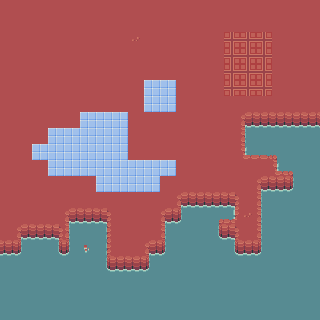

Rendered tile map (Tiled .tmx) drawn with the repository's tilesets; below, a short description and the full map source, tile grids included:
An orthogonal 20x20 tile map with 16x16 px tiles, 1 tile layer (background).

<map version="1.0" orientation="orthogonal" renderorder="right-down" width="20" height="20" tilewidth="16" tileheight="16" nextobjectid="1">
 <tileset firstgid="1" name="ground" tilewidth="16" tileheight="16" tilecount="18" columns="6">
  <image source="../static/img/ground.png" width="96" height="48" />
  <terraintypes>
   <terrain name="water" tile="-1" />
   <terrain name="ground" tile="-1" />
  </terraintypes>
  <tile id="0" terrain="0,0,0,1" />
  <tile id="1" terrain="0,0,1,1" />
  <tile id="2" terrain="0,0,1,0" />
  <tile id="3" terrain="1,1,1,0" />
  <tile id="4" terrain="1,1,0,1" />
  <tile id="5" terrain="0,0,0,0" />
  <tile id="6" terrain="0,1,0,1" />
  <tile id="7" terrain="1,1,1,1">
   <properties>
    <property name="buildable" type="bool" value="true" />
   </properties>
  </tile>
  <tile id="8" terrain="1,0,1,0" />
  <tile id="9" terrain="1,0,1,1" />
  <tile id="10" terrain="0,1,1,1" />
  <tile id="11">
   <properties>
    <property name="floor" type="bool" value="true" />
   </properties>
  </tile>
  <tile id="12" terrain="0,1,0,0" />
  <tile id="13" terrain="1,1,0,0" />
  <tile id="14" terrain="1,0,0,0" />
  <tile id="16" terrain="1,1,1,1">
   <properties>
    <property name="buildable" type="bool" value="true" />
   </properties>
  </tile>
  <tile id="17">
   <properties>
    <property name="floor" type="bool" value="true" />
   </properties>
  </tile>
 </tileset>
 <layer name="background" width="20" height="20">
  <data encoding="csv">
8,8,8,8,8,8,8,8,8,8,8,8,8,8,8,8,8,8,8,8,
8,8,8,8,8,8,8,8,8,8,8,8,8,8,8,8,8,8,8,8,
8,8,8,8,8,8,8,8,17,8,8,8,8,8,18,18,18,8,8,8,
8,8,8,8,8,8,8,8,8,8,8,8,8,8,18,18,18,8,8,8,
8,8,8,8,8,8,8,8,8,8,8,8,8,8,18,18,18,8,8,8,
8,8,8,8,8,8,8,8,8,12,12,8,8,8,18,18,18,8,8,8,
8,8,8,8,8,8,8,8,8,12,12,8,8,8,8,8,8,8,8,8,
8,8,8,8,8,12,12,12,8,8,8,8,8,8,8,4,14,14,14,14,
8,8,8,12,12,12,12,12,8,8,8,8,8,8,8,9,6,6,6,6,
8,8,12,12,12,12,12,12,8,8,8,8,8,8,8,10,2,3,6,6,
8,8,8,12,12,12,12,12,12,12,12,8,8,8,8,8,8,10,3,6,
8,8,8,8,8,8,12,12,12,12,8,8,8,8,8,8,4,14,15,6,
8,8,8,8,8,8,8,8,8,8,8,4,14,14,5,8,9,6,6,6,
8,8,8,8,4,14,5,8,8,8,4,15,6,1,11,17,9,6,6,6,
8,4,14,5,9,6,7,8,8,8,9,6,6,13,5,8,9,6,6,6,
14,15,6,13,15,16,7,8,8,4,15,6,6,6,13,14,15,6,6,6,
6,6,6,6,6,6,13,14,14,15,6,6,6,6,6,6,6,6,6,6,
6,6,6,6,6,6,6,6,6,6,6,6,6,6,6,6,6,6,6,6,
6,6,6,6,6,6,6,6,6,6,6,6,6,6,6,6,6,6,6,6,
6,6,6,6,6,6,6,6,6,6,6,6,6,6,6,6,6,6,6,6
</data>
 </layer>
</map>
